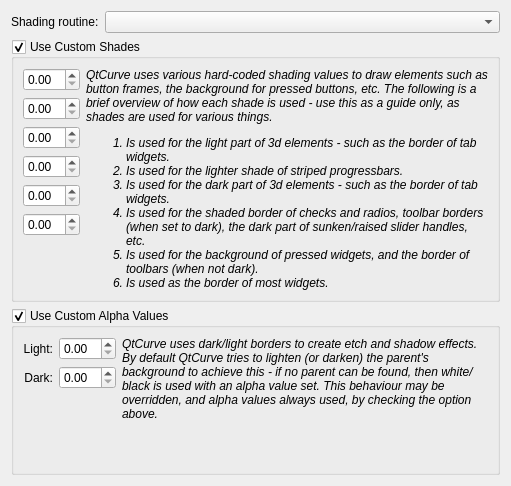
     <widget class="QWidget" name="page_14">
      <layout class="QGridLayout">
       <item row="0" column="0">
        <widget class="QLabel" name="label_2">
         <property name="text">
          <string>Shading routine:</string>
         </property>
        </widget>
       </item>
       <item row="0" column="1">
        <widget class="QComboBox" name="shading">
         <property name="sizePolicy">
          <sizepolicy hsizetype="MinimumExpanding" vsizetype="Fixed">
           <horstretch>0</horstretch>
           <verstretch>0</verstretch>
          </sizepolicy>
         </property>
         <property name="toolTip">
          <string>&lt;p&gt;Sets the color space that is used when shading a color.</string>
         </property>
        </widget>
       </item>
       <item row="1" column="0" colspan="2">
        <widget class="QGroupBox" name="customShading">
         <property name="title">
          <string>Use Custom Shades</string>
         </property>
         <property name="checkable">
          <bool>true</bool>
         </property>
         <layout class="QGridLayout">
          <item row="0" column="0">
           <widget class="QDoubleSpinBox" name="shade0">
            <property name="sizePolicy">
             <sizepolicy hsizetype="Fixed" vsizetype="Fixed">
              <horstretch>0</horstretch>
              <verstretch>0</verstretch>
             </sizepolicy>
            </property>
           </widget>
          </item>
          <item row="0" column="1" rowspan="7">
           <widget class="QLabel" name="label_4">
            <property name="text">
             <string>&lt;i&gt;&lt;p&gt;QtCurve uses various hard-coded shading values to draw elements such as button frames, the background for pressed buttons, etc. The following is a brief overview of how each shade is used - use this as a guide only, as shades are used for various things.&lt;/p&gt;
&lt;p&gt;&lt;ol&gt;
&lt;li&gt;Is used for the light part of 3d elements - such as the border of tab widgets.&lt;/li&gt;
&lt;li&gt;Is used for the lighter shade of striped progressbars.&lt;/li&gt;
&lt;li&gt;Is used for the dark part of 3d elements - such as the border of tab widgets.&lt;/li&gt;
&lt;li&gt;Is used for the shaded border of checks and radios, toolbar borders (when set to dark), the dark part of sunken/raised slider handles, etc.&lt;/li&gt;
&lt;li&gt;Is used for the background of pressed widgets, and the border of toolbars (when not dark).&lt;/li&gt;
&lt;li&gt;Is used as the border of most widgets.&lt;/li&gt;
&lt;/ol&gt;&lt;/p&gt;&lt;/i&gt;</string>
            </property>
            <property name="alignment">
             <set>Qt::AlignLeading|Qt::AlignLeft|Qt::AlignTop</set>
            </property>
            <property name="wordWrap">
             <bool>true</bool>
            </property>
           </widget>
          </item>
          <item row="1" column="0">
           <widget class="QDoubleSpinBox" name="shade1">
            <property name="sizePolicy">
             <sizepolicy hsizetype="Fixed" vsizetype="Fixed">
              <horstretch>0</horstretch>
              <verstretch>0</verstretch>
             </sizepolicy>
            </property>
           </widget>
          </item>
          <item row="2" column="0">
           <widget class="QDoubleSpinBox" name="shade2">
            <property name="sizePolicy">
             <sizepolicy hsizetype="Fixed" vsizetype="Fixed">
              <horstretch>0</horstretch>
              <verstretch>0</verstretch>
             </sizepolicy>
            </property>
           </widget>
          </item>
          <item row="3" column="0">
           <widget class="QDoubleSpinBox" name="shade3">
            <property name="sizePolicy">
             <sizepolicy hsizetype="Fixed" vsizetype="Fixed">
              <horstretch>0</horstretch>
              <verstretch>0</verstretch>
             </sizepolicy>
            </property>
           </widget>
          </item>
          <item row="4" column="0">
           <widget class="QDoubleSpinBox" name="shade4">
            <property name="sizePolicy">
             <sizepolicy hsizetype="Fixed" vsizetype="Fixed">
              <horstretch>0</horstretch>
              <verstretch>0</verstretch>
             </sizepolicy>
            </property>
           </widget>
          </item>
          <item row="5" column="0">
           <widget class="QDoubleSpinBox" name="shade5">
            <property name="sizePolicy">
             <sizepolicy hsizetype="Fixed" vsizetype="Fixed">
              <horstretch>0</horstretch>
              <verstretch>0</verstretch>
             </sizepolicy>
            </property>
           </widget>
          </item>
          <item row="6" column="0">
           <spacer name="verticalSpacer_7">
            <property name="orientation">
             <enum>Qt::Vertical</enum>
            </property>
            <property name="sizeType">
             <enum>QSizePolicy::Fixed</enum>
            </property>
            <property name="sizeHint" stdset="0">
             <size>
              <width>20</width>
              <height>36</height>
             </size>
            </property>
           </spacer>
          </item>
         </layout>
        </widget>
       </item>
       <item row="2" column="0" colspan="2">
        <widget class="QGroupBox" name="customAlphas">
         <property name="title">
          <string>Use Custom Alpha Values</string>
         </property>
         <property name="checkable">
          <bool>true</bool>
         </property>
         <layout class="QGridLayout">
          <item row="0" column="0">
           <widget class="QLabel" name="label_light_alpha">
            <property name="text">
             <string>Light:</string>
            </property>
            <property name="alignment">
             <set>Qt::AlignRight|Qt::AlignTrailing|Qt::AlignVCenter</set>
            </property>
           </widget>
          </item>
          <item row="0" column="1">
           <widget class="QDoubleSpinBox" name="alpha0">
            <property name="sizePolicy">
             <sizepolicy hsizetype="Fixed" vsizetype="Fixed">
              <horstretch>0</horstretch>
              <verstretch>0</verstretch>
             </sizepolicy>
            </property>
           </widget>
          </item>
          <item row="0" column="2" rowspan="3">
           <widget class="QLabel" name="label_4b">
            <property name="sizePolicy">
             <sizepolicy hsizetype="MinimumExpanding" vsizetype="MinimumExpanding">
              <horstretch>0</horstretch>
              <verstretch>0</verstretch>
             </sizepolicy>
            </property>
            <property name="text">
             <string>&lt;p&gt;&lt;i&gt;QtCurve uses dark/light borders to create etch and shadow effects. By default QtCurve tries to lighten (or darken) the parent's background to achieve this - if no parent can be found, then white/black is used with an alpha value set. This behaviour may be overridden, and alpha values always used, by checking the option above.&lt;/i&gt;&lt;/p&gt;</string>
            </property>
            <property name="alignment">
             <set>Qt::AlignLeading|Qt::AlignLeft|Qt::AlignTop</set>
            </property>
            <property name="wordWrap">
             <bool>true</bool>
            </property>
           </widget>
          </item>
          <item row="1" column="0">
           <widget class="QLabel" name="label_dark_alpha">
            <property name="text">
             <string>Dark:</string>
            </property>
            <property name="alignment">
             <set>Qt::AlignRight|Qt::AlignTrailing|Qt::AlignVCenter</set>
            </property>
           </widget>
          </item>
          <item row="1" column="1">
           <widget class="QDoubleSpinBox" name="alpha1">
            <property name="sizePolicy">
             <sizepolicy hsizetype="Fixed" vsizetype="Fixed">
              <horstretch>0</horstretch>
              <verstretch>0</verstretch>
             </sizepolicy>
            </property>
           </widget>
          </item>
         </layout>
        </widget>
       </item>
      </layout>
     </widget>
